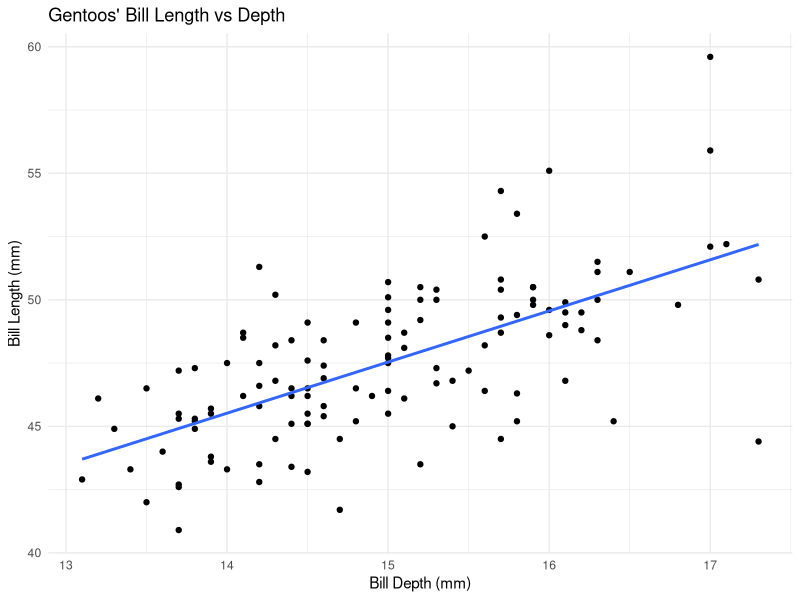

Write R code to recreate this figure.
## ---- chunk 1
library(tidyverse)
library(modeldata)
## ---- chunk 2
gentoos <- penguins %>% 
  filter(species == "Gentoo")
## ---- chunk 3
ggplot(
  gentoos,
  aes(x = bill_depth_mm, 
      y = bill_length_mm)
) +
  geom_point() +
  geom_smooth(method = "lm", 
              se = FALSE
  ) +
  labs(
    title = "Gentoos' Bill Length vs Depth",
    x = "Bill Depth (mm)",
    y = "Bill Length (mm)"
  ) +
  theme_minimal()
## ---- chunk 4
model <- lm(bill_length_mm ~ bill_depth_mm, data = gentoos)
summary(model)
